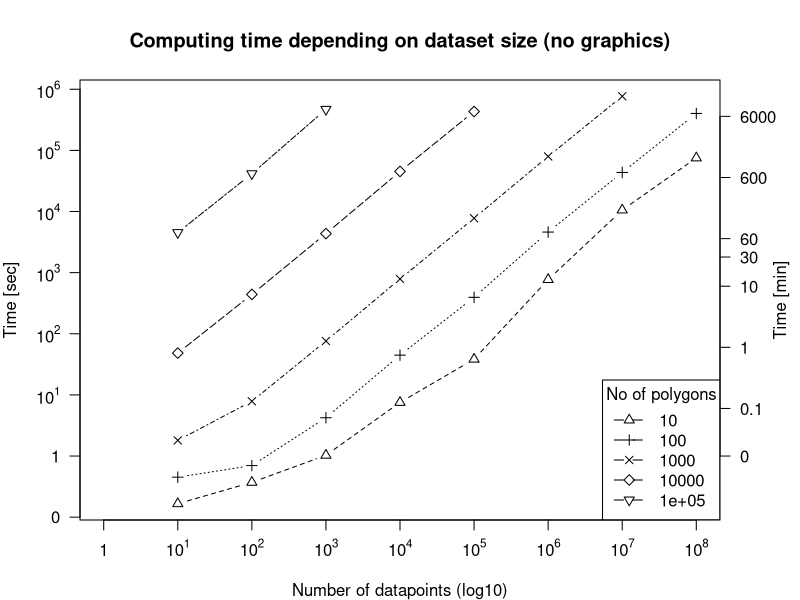
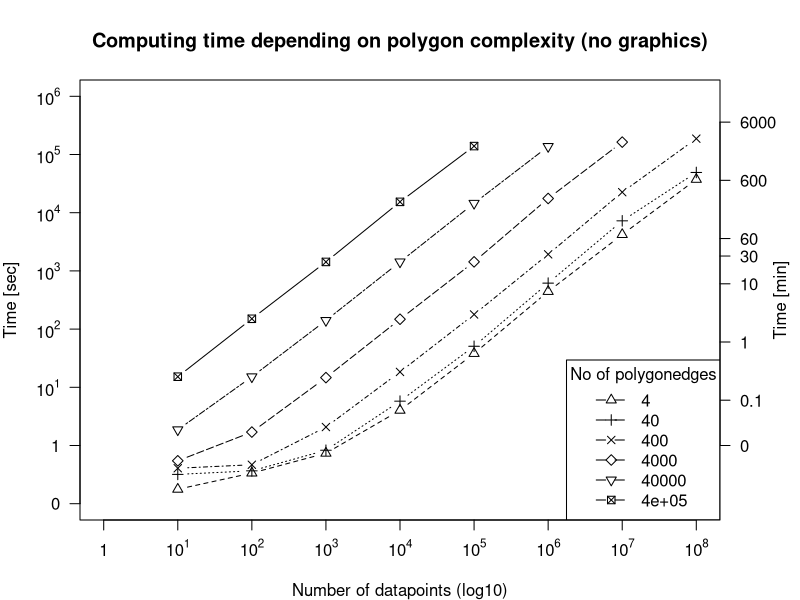

The R source for these figures, in order: (Note: this script raises an error after producing the figures.)
setwd("C:\\Users\\xzizal\\Desktop\\GitHub\\geocoder\\dev\\benchmarking_results\\")

datR <-read.table("python_results_summary.txt", header = T)
datR_graph <- subset(datR,datR$graphs == "yes")
datR_simp <- subset(datR,datR$graphs == "no")
polys <- subset(datR_simp,datR_simp$polygonedges == 5)
edges <- subset(datR_simp,datR_simp$polygons == 1)

#plot without graphs
#polygons
postscript(file = "bm_speciesgeocoder_python_no_graph_polygons.eps", paper = "special", width = 7, height = 5)
par(mar = c(4,4,4,4))
plot(log10(polys$datapoints), log10(polys$seconds), type = "n", 
     xlab = "Number of datapoints (log10)", ylab = "Time [sec]", axes = F, xlim = c(0,8))

title("Computing time depending on dataset size (no graphics)")
axis(1, at = c(0, 1, 2, 3, 4, 5, 6, 7, 8), labels = c("1", expression(paste("10"^"1")), expression(paste("10"^"2")),
                                                expression(paste("10"^"3")), expression(paste("10"^"4")),
                                                expression(paste("10"^"5")), expression(paste("10"^"6")),
                                                expression(paste("10"^"7")), expression(paste("10"^"8"))))
axis(2, las = 2, at = c(-1, 0, 1, 2, 3, 4, 5, 6),
     labels = c(0, 1, expression(paste("10"^"1")),
                expression(paste("10"^"2")), expression(paste("10"^"3")),
                expression(paste("10"^"4")), expression(paste("10"^"5")), 
                expression(paste("10"^"6"))))

axis(4, at = c(0,log10(c(6, 60, 600,1800,3600,36000, 360000))), 
     labels = c(0, 0.1,1,10,30,60,600, 6000), las = 2)
mtext(side = 4, "Time [min]", line = 2.5)

points(log10(subset(polys,polys$polygons == 10)$datapoints),
       log10(subset(polys,polys$polygons == 10)$seconds), type = "b", lty = 2, pch = 2)

points(log10(subset(polys,polys$polygons == 100)$datapoints),
       log10(subset(polys,polys$polygons == 100)$seconds), type = "b", lty = 3, pch = 3)

points(log10(subset(polys,polys$polygons == 1000)$datapoints),
       log10(subset(polys,polys$polygons == 1000)$seconds), type = "b", lty = 4, pch = 4)

points(log10(subset(polys,polys$polygons == 10000)$datapoints),
       log10(subset(polys,polys$polygons == 10000)$seconds), type = "b", lty = 5, pch = 5)

points(log10(subset(polys,polys$polygons == 100000)$datapoints),
       log10(subset(polys,polys$polygons == 100000)$seconds), type = "b", lty = 6, pch = 6)
legend("bottomright",legend = c(10,100,1000,10000, 100000), 
       pch = c(2,3,4,5, 6), lty="99", title = "No of polygons")
box("plot")
dev.off()

#polygonedges
postscript(file = "bm_speciesgeocoder_python_no_graph_edges.eps", paper = "special", width = 7, height = 5)
par(mar = c(4,4,4,4))
plot(log10(edges$datapoints), log10(edges$seconds), type = "n", 
     xlab = "Number of datapoints (log10)", ylab = "Time [sec]", axes = F, xlim = c(0,8), ylim = c(-1,6))

title("Computing time depending on polygon complexity (no graphics)")
axis(1, at = c(0, 1, 2, 3, 4, 5, 6, 7, 8), labels = c("1", expression(paste("10"^"1")), expression(paste("10"^"2")),
                                                      expression(paste("10"^"3")), expression(paste("10"^"4")),
                                                      expression(paste("10"^"5")), expression(paste("10"^"6")),
                                                      expression(paste("10"^"7")), expression(paste("10"^"8"))))
axis(2, las = 2, at = c(-1, 0, 1, 2, 3, 4, 5, 6),
     labels = c(0, 1, expression(paste("10"^"1")),
                expression(paste("10"^"2")), expression(paste("10"^"3")),
                expression(paste("10"^"4")), expression(paste("10"^"5")), 
                expression(paste("10"^"6"))))

axis(4, at = c(0,log10(c(6, 60, 600,1800,3600,36000, 360000))), 
     labels = c(0, 0.1,1,10,30,60,600, 6000), las = 2)
mtext(side = 4, "Time [min]", line = 2.5)

points(log10(subset(edges,edges$polygonedges == 4)$datapoints),
       log10(subset(edges,edges$polygonedges == 4)$seconds), type = "b", lty = 2, pch = 2)

points(log10(subset(edges,edges$polygonedges == 40)$datapoints),
       log10(subset(edges,edges$polygonedges == 40)$seconds), type = "b", lty = 3, pch = 3)

points(log10(subset(edges,edges$polygonedges == 400)$datapoints),
       log10(subset(edges,edges$polygonedges == 400)$seconds), type = "b", lty = 4, pch = 4)

points(log10(subset(edges,edges$polygonedges == 4000)$datapoints),
       log10(subset(edges,edges$polygonedges == 4000)$seconds), type = "b", lty = 5, pch = 5)

points(log10(subset(edges,edges$polygonedges == 40000)$datapoints),
       log10(subset(edges,edges$polygonedges == 40000)$seconds), type = "b", lty = 6, pch = 6)

points(log10(subset(edges,edges$polygonedges == 400000)$datapoints),
       log10(subset(edges,edges$polygonedges == 400000)$seconds), type = "b", lty = 7, pch = 7)

legend("bottomright",legend = c(4,40,400,4000, 40000, 400000), 
       pch = c(2,3,4,5, 6, 7), lty="99", title = "No of polygonedges")
box("plot")

dev.off()


#with graphics
postscript(file = "bm_graphics.eps", paper = "special", width = 7.5, height = 5.5)
par(mar = c(4,4,4,4))
plot(log10(datR_graph$datapoints), log10(datR_graph$seconds), type = "n", 
     xlab = "Number of datapoints (log10)", ylab = "Time [sec]", axes = F, xlim = c(0,8))

title("Computing time depending on dataset size (with graphics)")
axis(1, at = c(0, 1, 2, 3, 4, 5, 6, 7, 8), labels = c("1", expression(paste("10"^"1")), expression(paste("10"^"2")),
                                                      expression(paste("10"^"3")), expression(paste("10"^"4")),
                                                      expression(paste("10"^"5")), expression(paste("10"^"6")),
                                                      expression(paste("10"^"7")), expression(paste("10"^"8"))))
axis(2, las = 2, at = c(-1, 0, 1, 2, 3, 4, 5),
     labels = c(0, 1, expression(paste("10"^"1")),
                expression(paste("10"^"2")), expression(paste("10"^"3")),
                expression(paste("10"^"4")), expression(paste("10"^"5"))))

axis(4, at = c(0,log10(c(6, 60, 600,1800,3600,36000))), labels = c(0, 0.1,1,10,30,60,600), las = 2)
mtext(side = 4, "Time [min]", line = 2.5)

points(log10(subset(datR_graph,datR_graph$polygons == 10)$datapoints),
       log10(subset(datR_graph,datR_graph$polygons == 10)$seconds), type = "b", lty = 2, pch = 2)

points(log10(subset(datR_graph,datR_graph$polygons == 100)$datapoints),
       log10(subset(datR_graph,datR_graph$polygons == 100)$seconds), type = "b", lty = 3, pch = 3)

points(log10(subset(datR_graph,datR_graph$polygons == 1000)$datapoints),
       log10(subset(datR_graph,datR_graph$polygons == 1000)$seconds), type = "b", lty = 4, pch = 4)

points(log10(subset(datR_graph,datR_graph$polygons == 10000)$datapoints),
       log10(subset(datR_graph,datR_graph$polygons == 10000)$seconds), type = "b", lty = 5, pch = 5)
legend("bottomright",legend = c(10,100,1000,10000), 
       pch = c(2,3,4,5), lty="99", title = "No of polygons")
box("plot")
dev.off()


